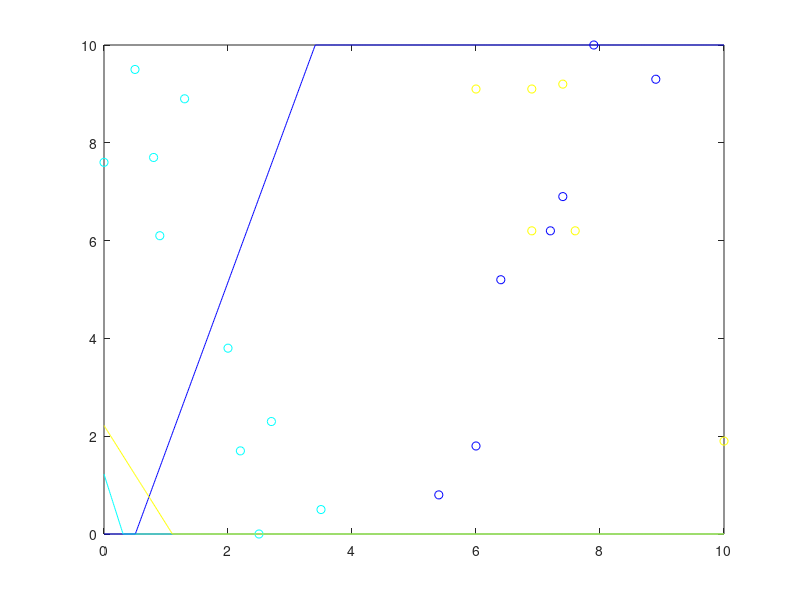

Recreate this plot in MATLAB.
x0 = 0.000000:.01:10.000000;
c0 = [6.000000 1.800000 ;
6.400000 5.200000 ;
7.900000 10.000000 ;
7.400000 6.900000 ;
8.900000 9.300000 ;
7.200000 6.200000 ;
5.400000 0.800000 ;
];
y_c0 =  - 0.96038 / -0.278695 * x0  + 0.48516 / -0.278695;
c1 = [0.900000 6.100000 ;
2.500000 0.000000 ;
3.500000 0.500000 ;
0.500000 9.500000 ;
2.700000 2.300000 ;
1.300000 8.900000 ;
2.000000 3.800000 ;
0.000000 7.600000 ;
2.200000 1.700000 ;
0.800000 7.700000 ;
];
y_c1 =  - 0.969879 / 0.243586 * x0  + 0.298085 / 0.243586;
c2 = [6.900000 6.200000 ;
6.900000 9.100000 ;
10.000000 1.900000 ;
7.400000 9.200000 ;
6.000000 9.100000 ;
7.600000 6.200000 ;
];
y_c2 =  - 0.895296 / 0.445471 * x0  + 0.988239 / 0.445471;
colors = jet(3);
if (size(c0) >0) plot (c0(:,1), c0(:,2),'o', 'color', colors(1,:)); end
hold on;
if (size(c1) >0) plot (c1(:,1), c1(:,2),'o', 'color', colors(2,:)); end
hold on;
if (size(c2) >0) plot (c2(:,1), c2(:,2),'o', 'color', colors(3,:)); end
hold on;
for i = 1 : size(y_c0, 2) 
 if y_c0(i) > 10.000000 
 y_c0(i) = 10.000000; 
 end 
 if y_c0(i) < 0.000000 
 y_c0(i) = 0.000000; 
 end 
 end
for i = 1 : size(y_c1, 2) 
 if y_c1(i) > 10.000000 
 y_c1(i) = 10.000000; 
 end 
 if y_c1(i) < 0.000000 
 y_c1(i) = 0.000000; 
 end 
 end
for i = 1 : size(y_c2, 2) 
 if y_c2(i) > 10.000000 
 y_c2(i) = 10.000000; 
 end 
 if y_c2(i) < 0.000000 
 y_c2(i) = 0.000000; 
 end 
 end
plot(x0, y_c0, 'color', colors(1,:));
hold on;
plot(x0, y_c1, 'color', colors(2,:));
hold on;
plot(x0, y_c2, 'color', colors(3,:));
hold on;
